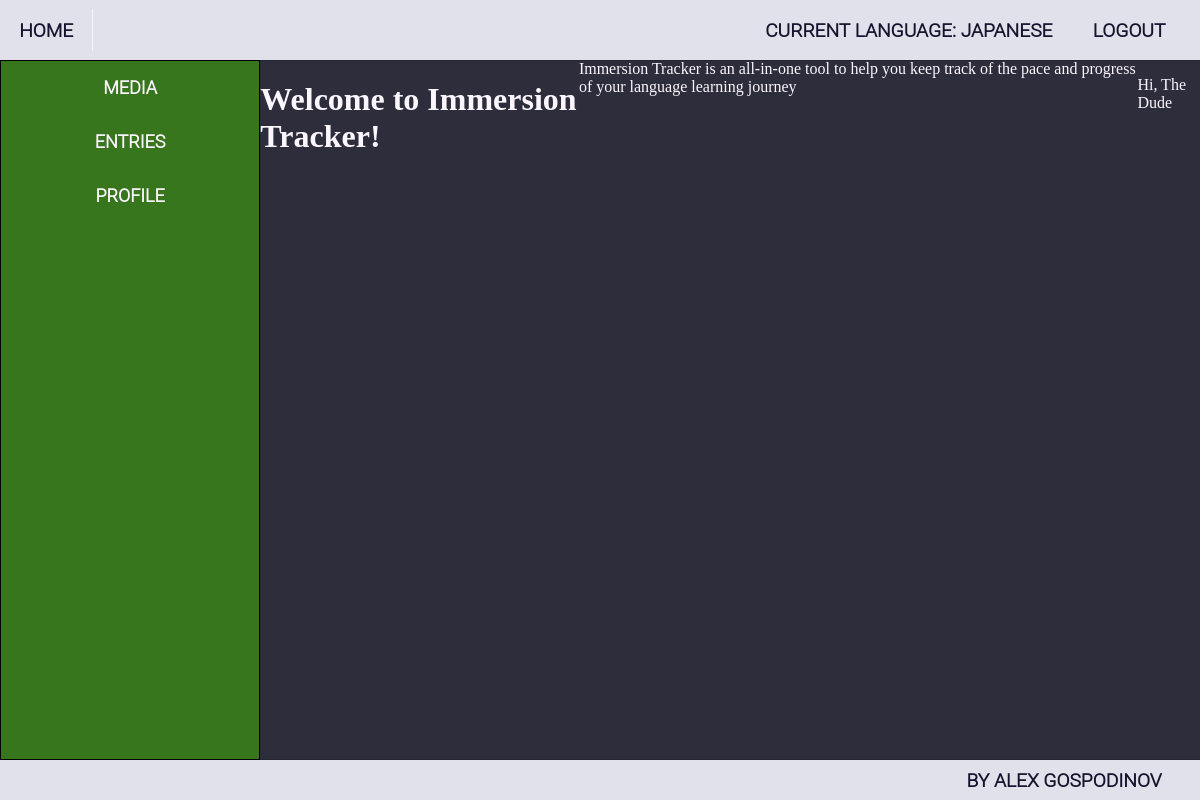
The app's page / (signed in), older data.
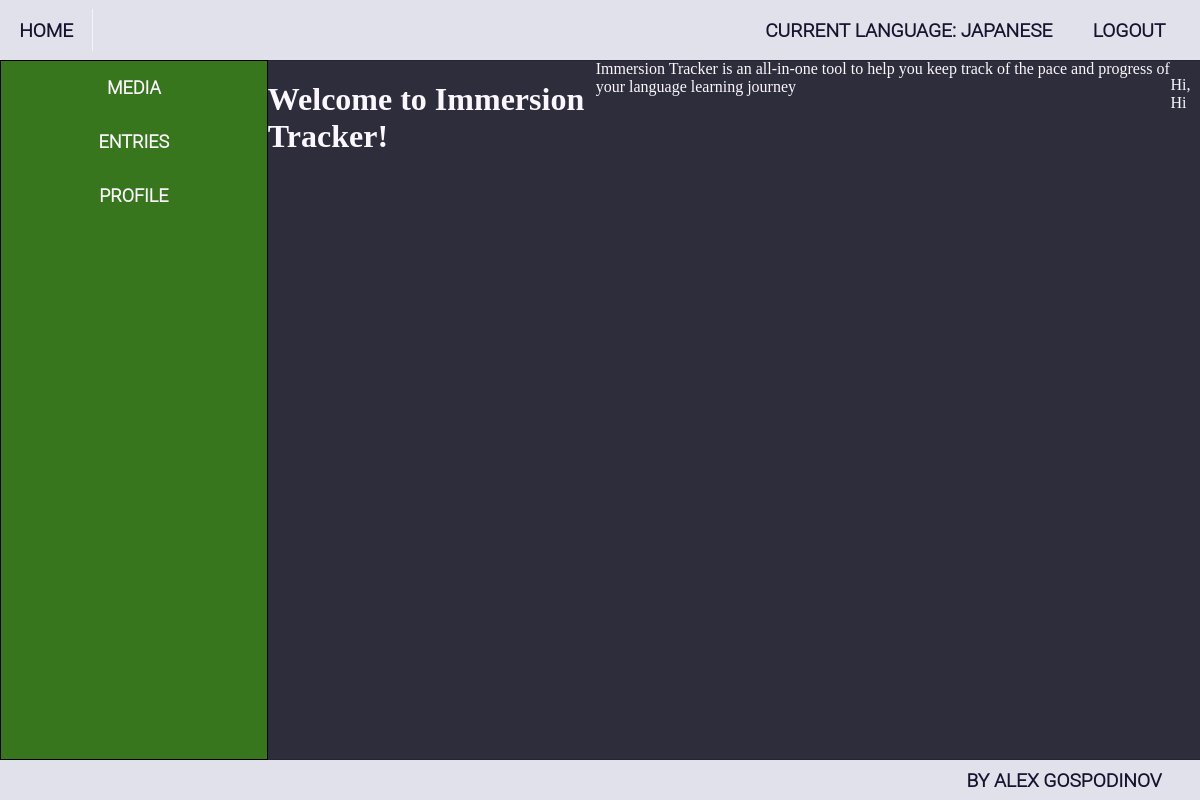
The same page, newer data.
### ImmersionTracker/accounts/models.py (models this page shows, shortened)
class ImmersionTrackerUser(auth_models.AbstractBaseUser, auth_models.PermissionsMixin):
    MAX_EMAIL_LENGTH = 150
    MAX_FIRST_NAME_LENGTH = 150
    MAX_LAST_NAME_LENGTH = 150
    email = models.EmailField(
        _("email address"),
        max_length=MAX_EMAIL_LENGTH,
        unique=True,
        error_messages={
            "unique": _("A user with that email already exists."),
        },
    )
    first_name = models.CharField(_("first name"), max_length=MAX_FIRST_NAME_LENGTH, blank=True)
    last_name = models.CharField(_("last name"), max_length=MAX_LAST_NAME_LENGTH, blank=True)
    is_staff = models.BooleanField(
        _("staff status"),
        default=False,
        help_text=_("Designates whether the user can log into this admin site."),
    )
    is_active = models.BooleanField(
        _("active"),
        default=True,
        help_text=_(
            "Designates whether this user should be treated as active. "
            "Unselect this instead of deleting accounts."
        ),
    )
    date_joined = models.DateTimeField(_("date joined"), default=timezone.now)
    object = ImmersionTrackerUserManager()
    USERNAME_FIELD = 'email'

class Profile(models.Model):
    NICKNAME_MAX_LENGTH = 20
    nickname = models.CharField(
        max_length=NICKNAME_MAX_LENGTH,
        blank=True,
        null=True,
    )
    current_language = models.ForeignKey('languages.Language', on_delete=models.SET_NULL, blank=True, null=True)
    user = models.OneToOneField(
        ImmersionTrackerUser,
        on_delete=models.CASCADE,
        related_name='profile',
        primary_key=True,
    )
    def __str__(self):
        display_name = self.nickname if self.nickname else self.user.email
        return f"{display_name}"

### ImmersionTracker/languages/models.py (models this page shows, shortened)
class Language(models.Model):
    LANGUAGE_NAME_MAX_LENGTH = 20
    name = models.CharField(
        max_length=LANGUAGE_NAME_MAX_LENGTH,
        null=False,
        blank=False,
    )
    user_profile = models.ForeignKey(
        Profile,
        on_delete=models.CASCADE,
        related_name='languages',
        null=False,
        blank=False,
    )

### ImmersionTracker/web/views.py (the view)
# urls.py: path('', IndexView.as_view(), name='index'),
class IndexView(views.TemplateView):
    template_name = 'web/index.html'

### templates/web/index.html
{% extends 'base.html' %}
{% block main_content %}
    <h1> Welcome to Immersion Tracker! </h1>
    <div> Immersion Tracker is an all-in-one tool
        to help you keep track of the pace and progress of your language learning journey</div>
    <p> Hi, {{ request.user.profile }}</p>
{% endblock %}

### templates/base.html (shortened to what this page needs)
{% load static %}
<!DOCTYPE html>
<html lang="en">
<head>
    <link rel="stylesheet" href="{% static 'style/style.css' %}">
</head>
<body>
    <header>
        <div class="go-to-index-btn">
            <a href="{% url 'index' %}"> Home </a>
        </div>
        <div class="navigation">
            <ul class="header-nav logout-and-language">
                {% if request.user.is_authenticated %}
                    <li><a href="{% url 'languages_index' %}">Current Language:
                        {% if request.user.profile.current_language %}
                            {{ request.user.profile.current_language.name }}
                        {% else %}
                            None
                        {% endif %}
                        </a>
                    </li>
                    <li><a href="{% url 'logout' %}"> Logout </a></li>
                {% else %}
                    <li><a href="{% url 'login' %}"> Log In </a></li>
                    <li><a href="{% url 'register_account' %}"> Register </a></li>
                {% endif %}
            </ul>
        </div>
    </header>
    <div class="base-wrapper">
    <div class="sidebar">
        <ul class="sidebar-buttons">
            {% if request.user.is_authenticated %}
                <li class="sidebar-button"><a href="{% url 'all_media' %}"><span>Media</span> </a></li>
                <li class="sidebar-button"><a href="{% url 'all_entries' %}"><span>Entries</span></a></li>
                <li class="sidebar-button"><a href="{% url 'profile_details' pk=request.user.id %}"><span>Profile</span></a></li>
            {% endif %}
        </ul>
    </div>
        {% block main_content %}
        {% endblock %}
    </div>
    <footer class="footer">
        <p class="credit">By Alex Gospodinov</p>
    </footer>
</body>
</html>

Row changes from the older to the newer data that the page shows:
changed ImmersionTrackerUser "JAPANESE": user.profile "The Dude" → "Hi"
